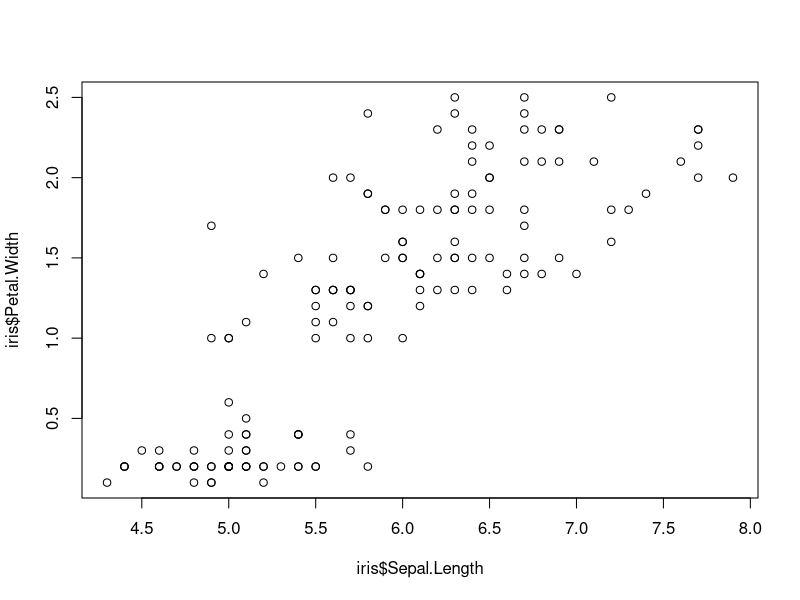
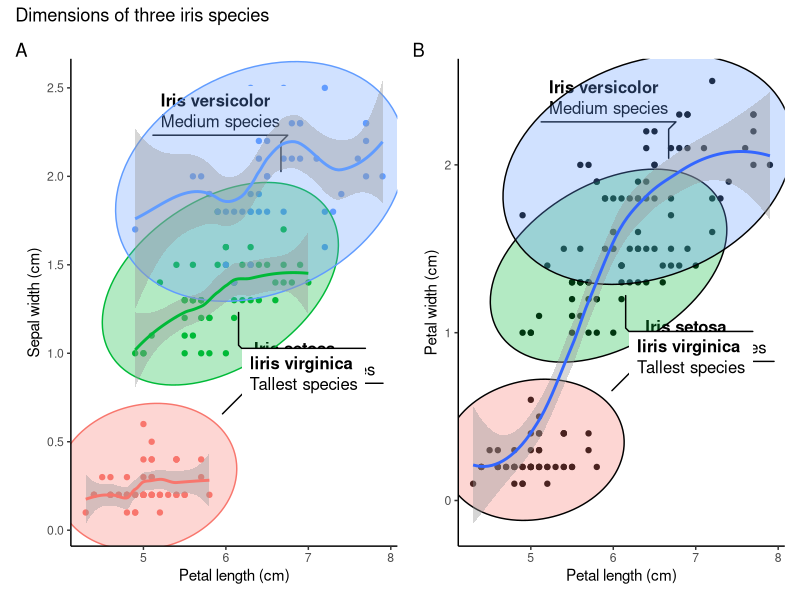

The R source for these figures, in order:
# IRIS PLOT ----

# One of the beautiful plots I created using a range of packages

# I will use three packages

# install.packages("patchwork")
# install.packages("ggforce")
# install.packages("ggplot2")

# Let me load the packages using library() function.

library(patchwork)
library(ggforce)
library(ggplot2)

str(iris)

plot(iris$Sepal.Length, iris$Petal.Width)

separate_smooth <- ggplot(data = iris,
       mapping = aes(x = Sepal.Length,
                     y = Petal.Width,
                     color = Species)) +
  geom_point() +
  labs(x = "Petal length (cm)",
       y = "Sepal width (cm)") +
  geom_mark_ellipse(aes(fill = Species,
                        filter = Species == "setosa",
                        label = "Iris setosa",
                        description = "Shortest species")) +
  geom_mark_ellipse(aes(fill = Species,
                        filter = Species == "versicolor",
                        label = "Iris versicolor",
                        description = "Medium species")) +
  geom_mark_ellipse(aes(fill = Species,
                        filter = Species == "virginica",
                        label = "Iiris virginica",
                        description = "Tallest species")) +
  theme_classic() +
  geom_smooth()

uniform_smooth <- ggplot(data = iris,
                         mapping = aes(x = Sepal.Length,
                                       y = Petal.Width)) +
  geom_point() +
  labs(x = "Petal length (cm)",
       y = "Petal width (cm)") +
  geom_mark_ellipse(aes(fill = Species,
                        filter = Species == "setosa",
                        label = "Iris setosa",
                        description = "Shortest species")) +
  geom_mark_ellipse(aes(fill = Species,
                        filter = Species == "versicolor",
                        label = "Iris versicolor",
                        description = "Medium species")) +
  geom_mark_ellipse(aes(fill = Species,
                        filter = Species == "virginica",
                        label = "Iiris virginica",
                        description = "Tallest species")) +
  theme_classic() +
  geom_smooth()

combined_plots <- separate_smooth + uniform_smooth

# Now I want to give the plots title and tags or labels to identify them

combined_plots_labeled <- combined_plots +
  plot_annotation(
    title = "Dimensions of three iris species",
    tag_levels = "A"
  ) # This makes the first plot to be a and the next to be b

# Now I want to remove the legends since the species labels are visible

combined_plots_labeled_no_legend <- combined_plots_labeled &
  theme(legend.position = "none")

combined_plots_labeled_no_legend # This will print out the final product.
